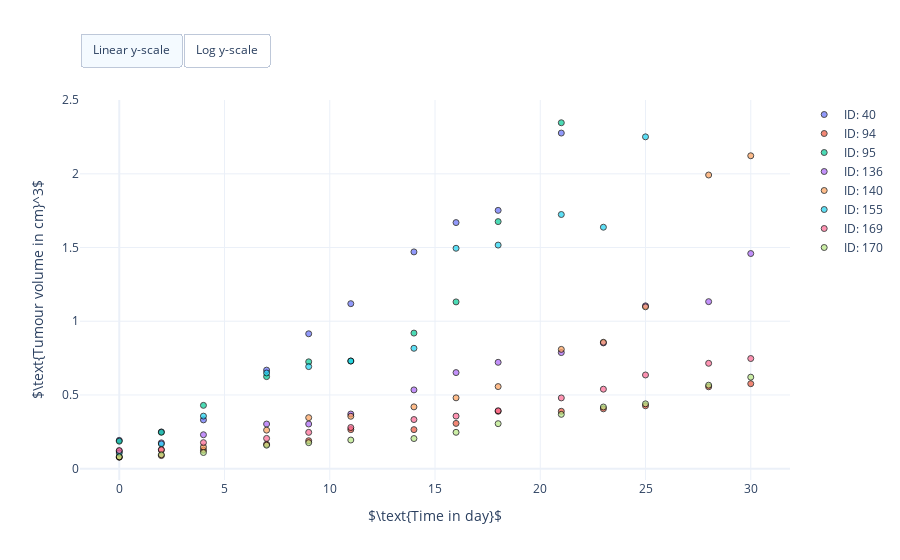

Notebook code cell kept with this figure:
### Markdown cell above
## Illustrate control growth data

### Code cell
import erlotinib.plots as eplt


# Create scatter plot
fig = eplt.PDTimeSeriesPlot()
fig.add_data(data, biomarker='Tumour volume')
fig.set_axis_labels(xlabel=r'$\text{Time in day}$', ylabel=r'$\text{Tumour volume in cm}^3$')

# Show figure
fig.show()

### Figure 1 — Plotly figure (JSON) as saved in the notebook; plotly's stock layout.template omitted (floating-point values rounded to 4 significant figures)
{"data": [{"marker": {"color": "#636EFA", "line": {"color": "black", "width": 1}, "opacity": 0.7, "symbol": "circle"}, "mode": "markers", "name": "ID: 40", "showlegend": true, "type": "scatter", "x": [0, 2, 4, 7, 9, 11, 14, 16, 18, 21], "y": [0.1918, 0.2492, 0.3307, 0.6684, 0.915, 1.119, 1.47, 1.669, 1.752, 2.277]}, {"marker": {"color": "#EF553B", "line": {"color": "black", "width": 1}, "opacity": 0.7, "symbol": "circle"}, "mode": "markers", "name": "ID: 94", "showlegend": true, "type": "scatter", "x": [0, 2, 4, 7, 9, 11, 14, 16, 18, 21, 23, 25, 28, 30], "y": [0.07725, 0.08848, 0.1253, 0.1655, 0.1895, 0.2647, 0.2647, 0.3069, 0.3892, 0.3892, 0.4058, 0.4265, 0.5551, 0.5762]}, {"marker": {"color": "#00CC96", "line": {"color": "black", "width": 1}, "opacity": 0.7, "symbol": "circle"}, "mode": "markers", "name": "ID: 95", "showlegend": true, "type": "scatter", "x": [0, 2, 4, 7, 9, 11, 14, 16, 18, 21], "y": [0.1862, 0.2464, 0.4293, 0.6243, 0.7247, 0.7301, 0.9196, 1.131, 1.676, 2.347]}, {"marker": {"color": "#AB63FA", "line": {"color": "black", "width": 1}, "opacity": 0.7, "symbol": "circle"}, "mode": "markers", "name": "ID: 136", "showlegend": true, "type": "scatter", "x": [0, 2, 4, 7, 9, 11, 14, 16, 18, 21, 23, 25, 28, 30], "y": [0.1186, 0.1751, 0.23, 0.3027, 0.3027, 0.3704, 0.5342, 0.6517, 0.7213, 0.7873, 0.853, 1.105, 1.133, 1.459]}, {"marker": {"color": "#FFA15A", "line": {"color": "black", "width": 1}, "opacity": 0.7, "symbol": "circle"}, "mode": "markers", "name": "ID: 140", "showlegend": true, "type": "scatter", "x": [0, 2, 4, 7, 9, 11, 14, 16, 18, 21, 23, 25, 28, 30], "y": [0.07933, 0.1269, 0.1461, 0.2611, 0.3457, 0.3552, 0.4191, 0.4803, 0.5567, 0.809, 0.8573, 1.098, 1.992, 2.123]}, {"marker": {"color": "#19D3F3", "line": {"color": "black", "width": 1}, "opacity": 0.7, "symbol": "circle"}, "mode": "markers", "name": "ID: 155", "showlegend": true, "type": "scatter", "x": [0, 2, 4, 7, 9, 11, 14, 16, 18, 21, 23, 25], "y": [0.1059, 0.1677, 0.3563, 0.649, 0.6922, 0.7301, 0.8165, 1.495, 1.517, 1.724, 1.638, 2.251]}, {"marker": {"color": "#FF6692", "line": {"color": "black", "width": 1}, "opacity": 0.7, "symbol": "circle"}, "mode": "markers", "name": "ID: 169", "showlegend": true, "type": "scatter", "x": [0, 2, 4, 7, 9, 11, 14, 16, 18, 21, 23, 25, 28, 30], "y": [0.123, 0.1288, 0.1764, 0.2052, 0.2461, 0.2788, 0.333, 0.3564, 0.3929, 0.4799, 0.5391, 0.6354, 0.7146, 0.747]}, {"marker": {"color": "#B6E880", "line": {"color": "black", "width": 1}, "opacity": 0.7, "symbol": "circle"}, "mode": "markers", "name": "ID: 170", "showlegend": true, "type": "scatter", "x": [0, 2, 4, 7, 9, 11, 14, 16, 18, 21, 23, 25, 28, 30], "y": [0.08006, 0.09422, 0.1093, 0.159, 0.1762, 0.1941, 0.2042, 0.2464, 0.3051, 0.3683, 0.4182, 0.4396, 0.5662, 0.6206]}], "layout": {"autosize": true, "updatemenus": [{"buttons": [{"args": [{"yaxis.type": "linear"}], "label": "Linear y-scale", "method": "relayout"}, {"args": [{"yaxis.type": "log"}], "label": "Log y-scale", "method": "relayout"}], "direction": "left", "pad": {"r": 0, "t": -10}, "showactive": true, "type": "buttons", "x": 0, "xanchor": "left", "y": 1.15, "yanchor": "top"}], "xaxis": {"title": {"text": "$\\text{Time in day}$"}}, "yaxis": {"title": {"text": "$\\text{Tumour volume in cm}^3$"}}}}
